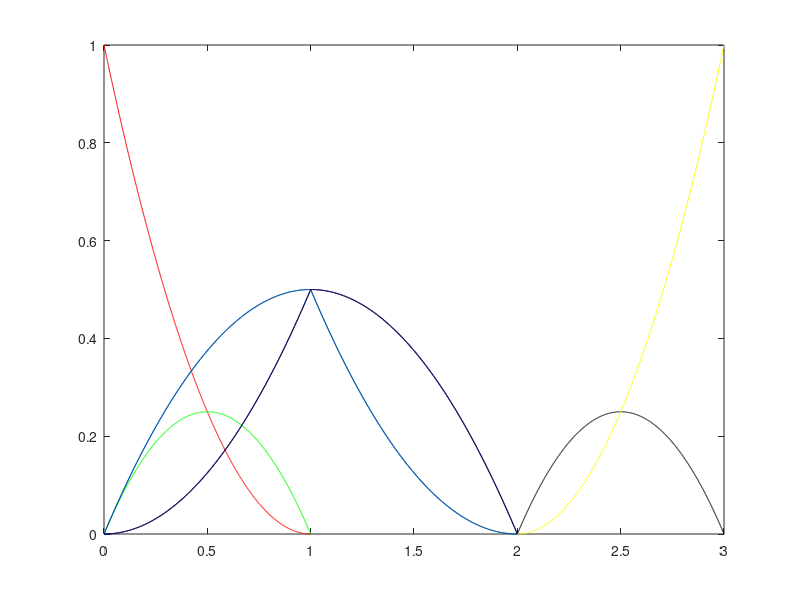
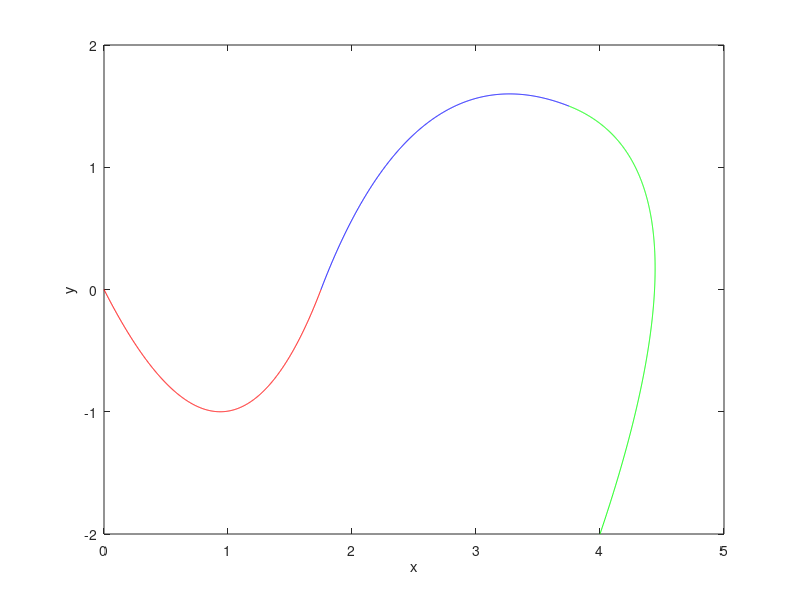
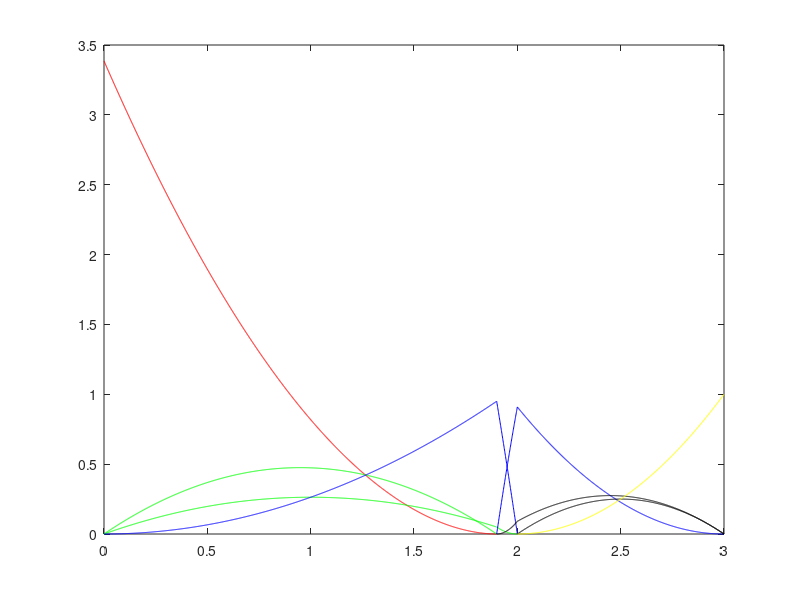
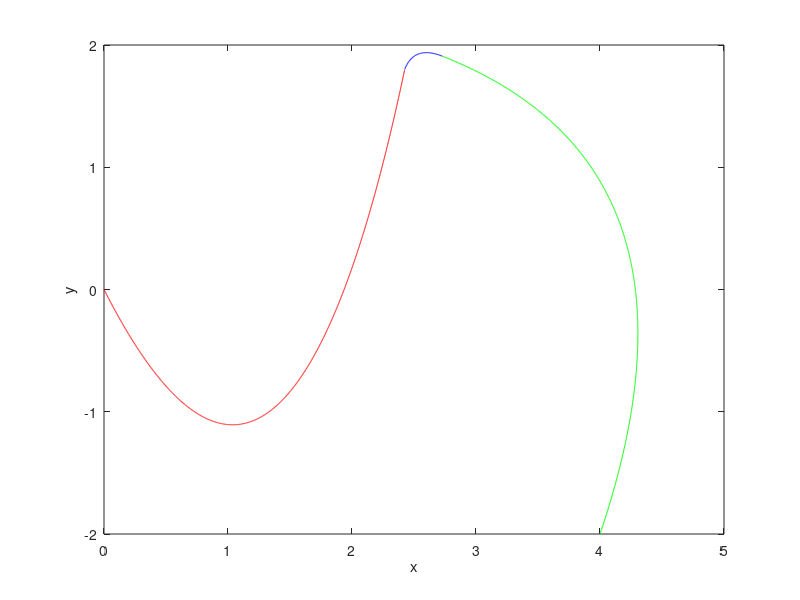

Here is the MATLAB script that generated these plots, in order:
%- Reset all
close all;
clear all;
clc;    

%- Puntos
p0 = [0;   0];
p1 = [1;  -2];
p2 = [2.5; 2];
p3 = [5;   1];
p4 = [4;  -2];

%------------------%
%  First b-spline  %
%------------------%

%- Knot vector.
%- t1 = [0, 0, 0, 1, 2, 3, 3, 3];
t1   = 0:0.001:3;       
t11 = t1(t1(:)>=0 & t1(:)<=1);
t12 = t1(t1(:)>=1 & t1(:)<=2);
t13 = t1(t1(:)>=2 & t1(:)<=3);

n02   =  (1-t11).^2;            %[0,1]
n12_1 =  t11.*(1-t11);          %[0,1]
n12_2 =  ((2-t11).*t11)./2;     %[0,1]
n12_3 =  ((2-t12).^2)./2;       %[1,2]
n22_1 =  (t11.^2)./2;           %[0,1] 
n22_2 =  ((2-t12).*t12)./2;     %[1,2]
n22_3 =  ((3-t12).*(t12-1))./2; %[1,2]
n22_4 =  ((3-t13).^2)./2;       %[2,3]
n32_1 =  ((t12-1).^2)./2;       %[1,2]
n32_2 =  ((3-t13).*(t13-1))./2; %[2,3]
n32_3 =  (t13-2).*(3-t13);      %[2,3]
n42   =  (t13-2).^2;            %[2,3]

figure('Name','Basis functions - 1','NumberTitle','off');
plot(t11,n02,'red',...
     t11,n12_1,'green',t11,n12_2,'green',t12,n12_3,'green',...
     t11,n22_1,'blue',t12,n22_2,'blue',t11,n22_3,'blue',t12,n22_4,'blue',...
     t11,n32_1,'black',t12,n32_2,'black',t13,n32_3,'black',...
     t13,n42,'yellow');

%- Curve

c1 = n02.*p0 + (n12_1 + n12_2).*p1 + n22_1.*p2;
c2 = n12_3.*p1 + (n22_2 + n22_3).*p2 + n32_1.*p3;
c3 = n22_4.*p2 + (n32_2 + n32_3).*p3 + n42.*p4;

figure('Name','Curve - 1','NumberTitle','off');
plot(c1(1,:),c1(2,:),'red',c2(1,:),c2(2,:),'blue',c3(1,:),c3(2,:),'green');
xlabel('x');
ylabel('y');

%-------------------%
%  Second b-spline  %
%-------------------%

%- Knot vector
%- t2 = [0, 0, 0, 1.9, 2, 3, 3, 3];
t2   = 0:0.001:3;       
t21 = t2(t2(:)>=0   & t2(:)<=1.9);
t22 = t2(t2(:)>=1.9 & t2(:)<=2);
t23 = t2(t2(:)>=2   & t2(:)<=3);


%- Basis functions
m02   =  (1.9-t21).^1.9;                %[0,1.9]
m12_1 =  (t21.*(1.9-t21))./1.9;         %[0,1.9]
m12_2 =  ((2-t21).*t21)./3.8;           %[0,1.9]
m12_3 =  ((2-t22).^2)./0.2;             %[1.9,2]
m22_1 =  (t21.^2)./3.8;                 %[0,1.9] 
m22_2 =  ((2-t22).*t22)./0.2;           %[1.9,2]
m22_3 =  ((3-t22).*(t22-1.9))./0.11;    %[1.9,2]
m22_4 =  ((3-t23).^2)./1.1;             %[2,3]
m32_1 =  ((t22-1.9).^2)./0.11;          %[1,1.9]
m32_2 =  ((3-t23).*(t23-1.9))./1.1;     %[2,3]
m32_3 =  (t23-2).*(3-t23);              %[2,3]
m42   =  (t23-2).^2;                    %[2,3]

figure('Name','Basis functions - 2','NumberTitle','off');
plot(t21,m02,'red',...
     t21,m12_1,'green',t21,m12_2,'green',t22,m12_3,'green',...
     t21,m22_1,'blue',t22,m22_2,'blue',t22,m22_3,'blue',t23,m22_4,'blue',...
     t22,m32_1,'black',t23,m32_2,'black',t23,m32_3,'black',...
     t23,m42,'yellow');
 
 
%- Curve
c4 = m02.*p0 + (m12_1 + m12_2).*p1 + m22_1.*p2;
c5 = m12_3.*p1 + (m22_2 + m22_3).*p2 + m32_1.*p3;
c6 = m22_4.*p2 + (m32_2 + m32_3).*p3 + m42.*p4;

figure('Name','Curve - 2','NumberTitle','off');
plot(c4(1,:),c4(2,:),'red',c5(1,:),c5(2,:),'blue',c6(1,:),c6(2,:),'green');
xlabel('x');
ylabel('y');

%------------------%
%  Third b-spline  %
%------------------%

%- Knot vector
%- t2 = [0, 0, 0, 2, 2, 3, 3, 3];
t3   = 0:0.001:3;       
t31 = t3(t3(:)>=0 & t3(:)<=2);
t32 = t3(t3(:)>=2 & t3(:)<=3);

%- Basis functions

b02   = ((2-t31)./2).^2;     %[0,2]
b12   = ((2-t31).*t31)./2;   %[0,2]
b22_1 = (t31./2).^2;         %[0,2]
b22_2 = (3-t32).^2;          %[2,3]
b32   = 2.*(3-t32).*(t32-2); %[2,3]
b42   = (t32-2).^2;          %[2,3]

figure('Name','Basis functions - 3','NumberTitle','off');
plot(t31,b02,'red',...
     t31,b12,'green',...
     t31,b22_1,'blue',t32,b22_2,'blue',...
     t32,b32,'black',...
     t32,b42,'yellow');
 
 %- Curve

c7 = b02.*p0 + b12.*p1 + b22_1.*p2; 
c8 = b22_2.*p2 + b32.*p3 + b42.*p4;

figure('Name','Curve - 3','NumberTitle','off');
plot(c7(1,:),c7(2,:),'red',c8(1,:),c8(2,:),'blue');
xlabel('x');
ylabel('y');
 
 